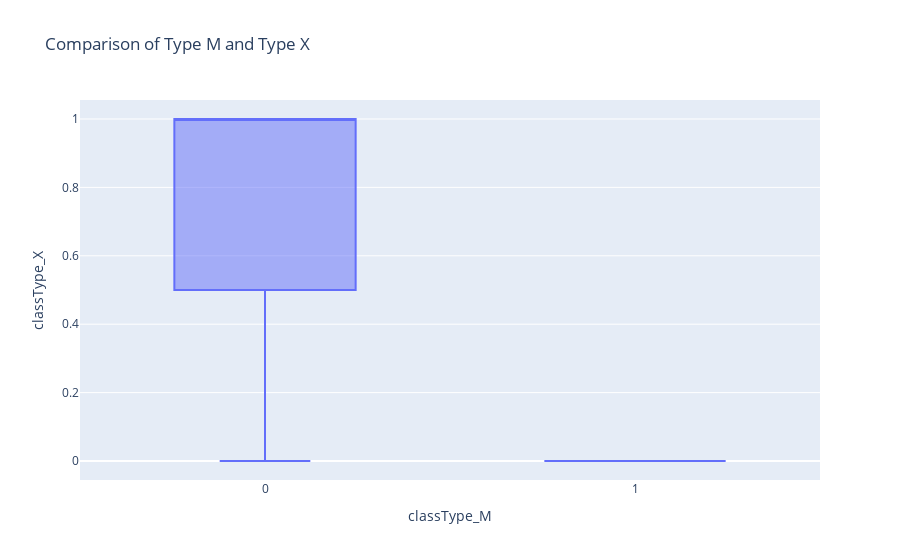

Source (notebook cell):
### Code cell
## This is a box plot comparing the class type M and the class type X.
px.box(df, x='classType_M', y='classType_X', title = 'Comparison of Type M and Type X')

### Figure 1 — Plotly figure (JSON) as saved in the notebook; plotly's stock layout.template omitted (floating-point values rounded to 4 significant figures)
{"data": [{"alignmentgroup": "True", "hovertemplate": "classType_M=%{x}<br>classType_X=%{y}<extra></extra>", "legendgroup": "", "marker": {"color": "#636efa"}, "name": "", "notched": false, "offsetgroup": "", "orientation": "v", "showlegend": false, "type": "box", "x": [1, 1, 1, 0, 1, 0, 1, 1, 1, 1, 1, 1, 0, 1, 1, 1, 1, 1, 1, 1, 1, 1, 1, 1, 1, 1, 0, 1, 1, 1, 1, 1, 1, 1, 1, 1, 1, 1, 1, 1, 1, 1, 1, 1, 1, 1, 1, 1, 1, 1, 0, 0, 1, 1, 0, 1, 0, 1, 1, 1, 1, 1, 1, 1, 1, 1, 1, 1, 1, 1, 1, 1, 1, 1, 1, 1, 1, 1, 1, 1, 1, 1, 1, 1, 1, 1, 1, 1], "x0": " ", "xaxis": "x", "y": [0, 0, 0, 0, 0, 0, 0, 0, 0, 0, 0, 0, 1, 0, 0, 0, 0, 0, 0, 0, 0, 0, 0, 0, 0, 0, 1, 0, 0, 0, 0, 0, 0, 0, 0, 0, 0, 0, 0, 0, 0, 0, 0, 0, 0, 0, 0, 0, 0, 0, 1, 1, 0, 0, 1, 0, 1, 0, 0, 0, 0, 0, 0, 0, 0, 0, 0, 0, 0, 0, 0, 0, 0, 0, 0, 0, 0, 0, 0, 0, 0, 0, 0, 0, 0, 0, 0, 0], "y0": " ", "yaxis": "y"}], "layout": {"autosize": true, "boxmode": "group", "legend": {"tracegroupgap": 0}, "title": {"text": "Comparison of Type M and Type X"}, "xaxis": {"anchor": "y", "autorange": true, "domain": [0, 1], "range": [-0.5, 1.5], "title": {"text": "classType_M"}, "type": "linear"}, "yaxis": {"anchor": "x", "autorange": true, "domain": [0, 1], "range": [-0.05556, 1.056], "title": {"text": "classType_X"}, "type": "linear"}}}
